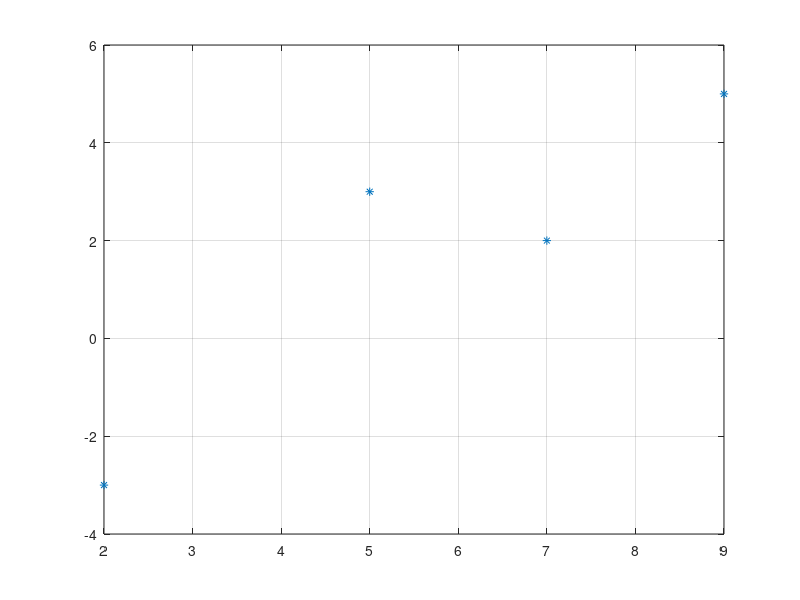

This chart was generated by the following MATLAB code: (Note: this script raises an error after producing the figure.)
clear,clc,close
x = [2 5 7 9]';
y = [-3 3 2 5]';
plot(x,y,'*'),grid,hold on

[c1,SQE1] = ajuste_pol(x,y,1)
u = min(x):0.01:max(x);
v = VPol(c1,u);
plot(u,v,'r')

[c2,SQE2] = ajuste_pol(x,y,2)
u = min(x):0.01:max(x);
v = VPol(c2,u);
plot(u,v,'b')

[c3,SQE3] = ajuste_pol(x,y,3)
u = min(x):0.01:max(x);
v = VPol(c3,u);
plot(u,v,'g')

legend('nodos','p1','p2','p3')